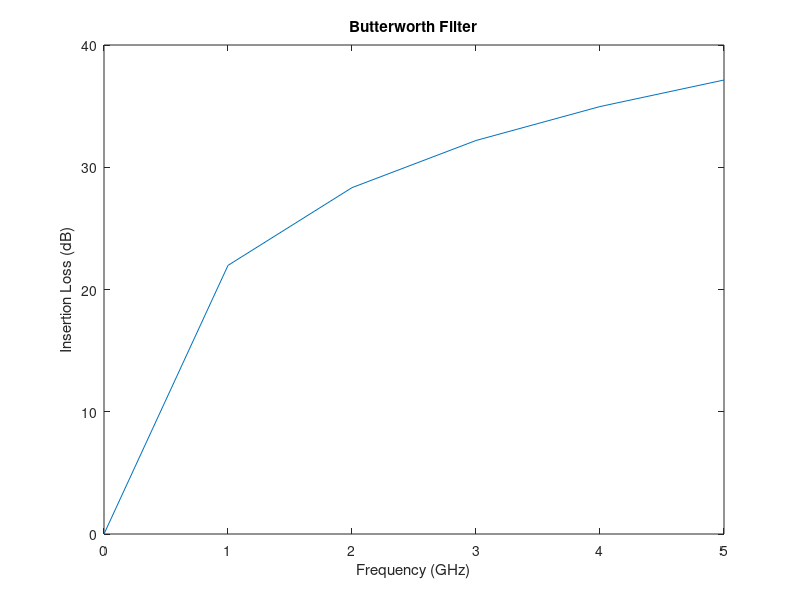

Here is the MATLAB script that generated this plot:
clc;
clear all;
close all;


IL = 20;
f = 0:5;
nf = 2;


n = (log(10^(IL/10) - 1))/(2*log(nf));
N = ceil(n);
display(N);
IL = 10*log(1+f.*(2*N));


figure;
plot(f, IL);
xlabel('Frequency (GHz)');
ylabel('Insertion Loss (dB)');
title('Butterworth Filter')
